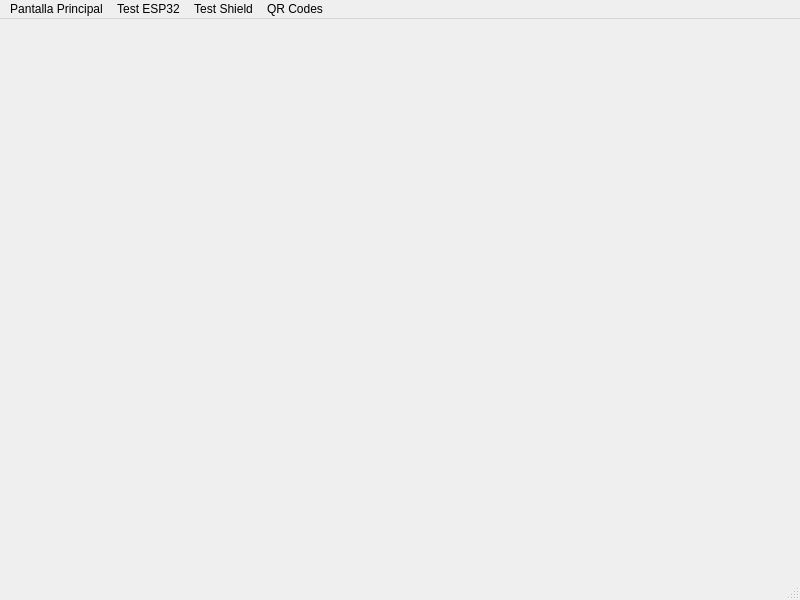
<?xml version="1.0" encoding="UTF-8"?>
<ui version="4.0">
 <class>MainWindow</class>
 <widget class="QMainWindow" name="MainWindow">
  <property name="geometry">
   <rect>
    <x>0</x>
    <y>0</y>
    <width>800</width>
    <height>600</height>
   </rect>
  </property>
  <property name="windowTitle">
   <string>MainWindow</string>
  </property>
  <property name="styleSheet">
   <string notr="true">background-color: rgb(0, 0, 0);
alternate-background-color: rgb(127, 127, 127);
color: rgb(85, 255, 255);
font: 700 11pt &quot;Segoe UI&quot;;

QMenuBar::item:selected {
    background-color: rgb(60, 60, 60);
}</string>
  </property>
  <widget class="QWidget" name="centralwidget">
   <widget class="QLabel" name="label">
    <property name="geometry">
     <rect>
      <x>160</x>
      <y>120</y>
      <width>341</width>
      <height>261</height>
     </rect>
    </property>
    <property name="text">
     <string/>
    </property>
    <property name="pixmap">
     <pixmap>../../../../Downloads/esp_connected.jpeg</pixmap>
    </property>
    <property name="scaledContents">
     <bool>true</bool>
    </property>
    <property name="wordWrap">
     <bool>false</bool>
    </property>
   </widget>
  </widget>
  <widget class="QStatusBar" name="statusbar"/>
  <widget class="QMenuBar" name="menubar">
   <property name="geometry">
    <rect>
     <x>0</x>
     <y>0</y>
     <width>800</width>
     <height>26</height>
    </rect>
   </property>
   <widget class="QMenu" name="menuPantalla_Principal">
    <property name="title">
     <string>Pantalla Principal</string>
    </property>
   </widget>
   <widget class="QMenu" name="menuTest_ESP32">
    <property name="title">
     <string>Test ESP32</string>
    </property>
   </widget>
   <widget class="QMenu" name="menuTest_Shield">
    <property name="title">
     <string>Test Shield</string>
    </property>
   </widget>
   <widget class="QMenu" name="menuQR_Codes">
    <property name="title">
     <string>QR Codes</string>
    </property>
   </widget>
   <addaction name="menuPantalla_Principal"/>
   <addaction name="menuTest_ESP32"/>
   <addaction name="menuTest_Shield"/>
   <addaction name="menuQR_Codes"/>
  </widget>
 </widget>
 <resources/>
 <connections/>
</ui>
